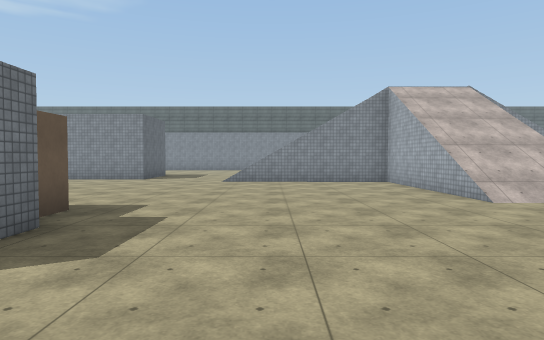
[1] (above)

24 first-person views from a walk through a 3-D level made in the Unity game engine. The camera is 1.5 m above the floor, tilts 2° down and sees 75° across. The floor is counted in squares, 1.99 m on a side. Each view is taken from the middle of a square. On the plan, view 1 faces up. The plan holds only what a view shows up to about 11 squares ahead; the rest is blank. The place goes on beyond the plan. The player character is not drawn. Surface patterns are stand-ins for the level's own textures.

[2]
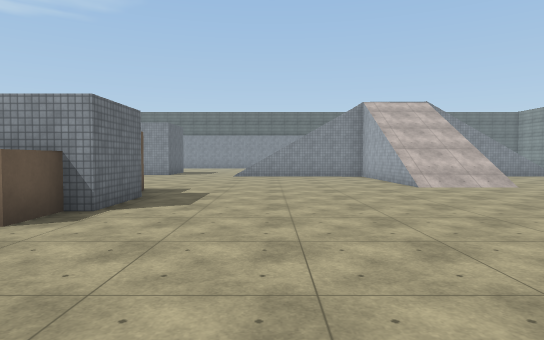

[3]
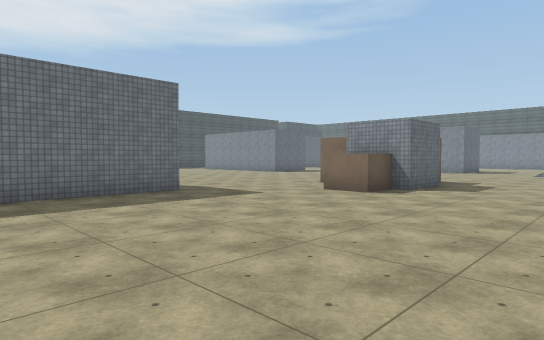

[4]
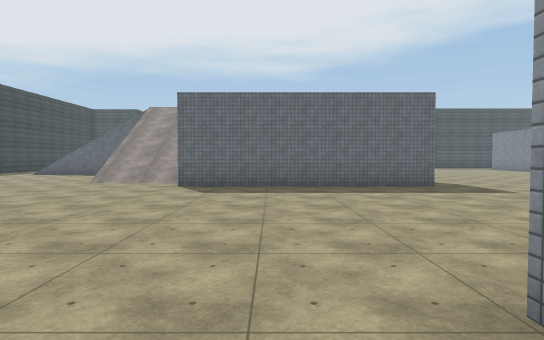

[5]
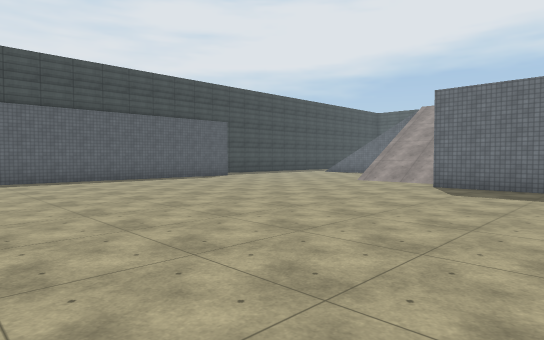

[6]
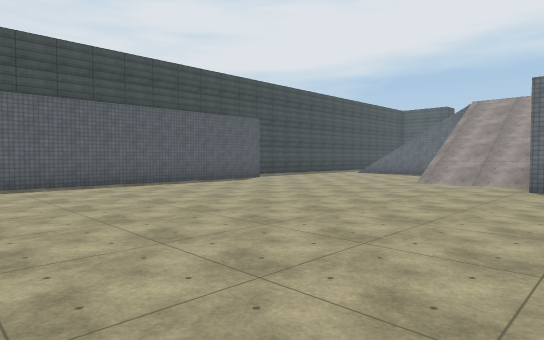

[7]
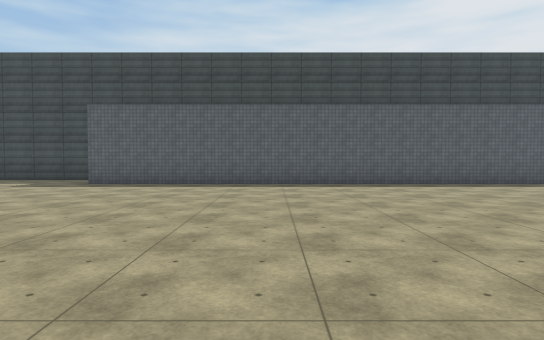

[8]
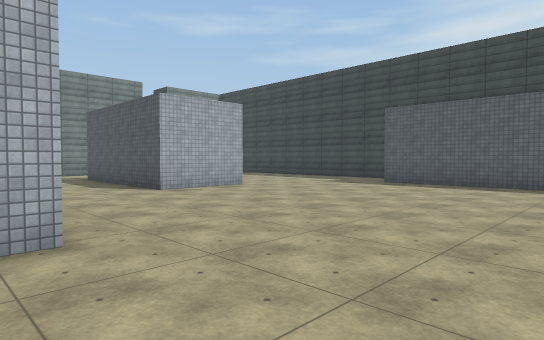

[9]
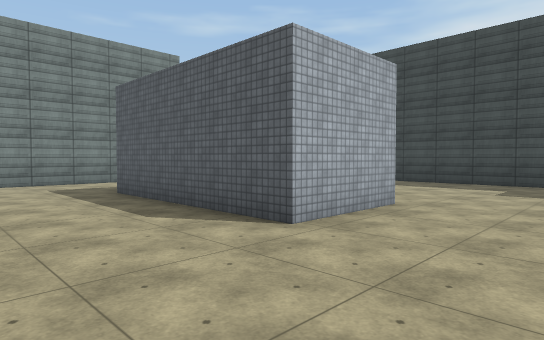

[10]
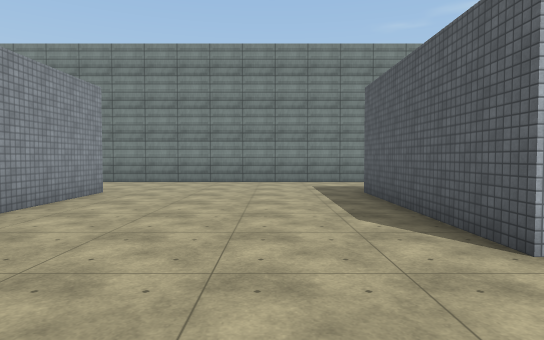

[11]
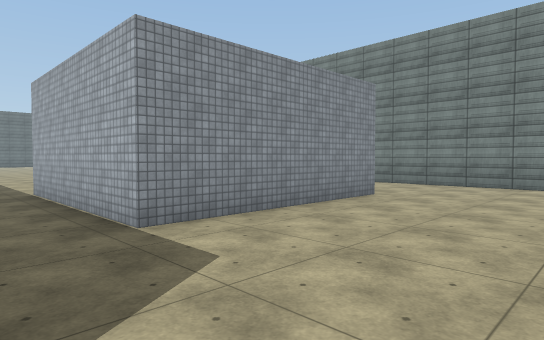

[12]
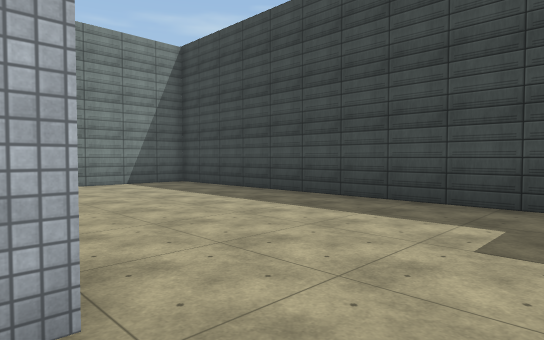

[13]
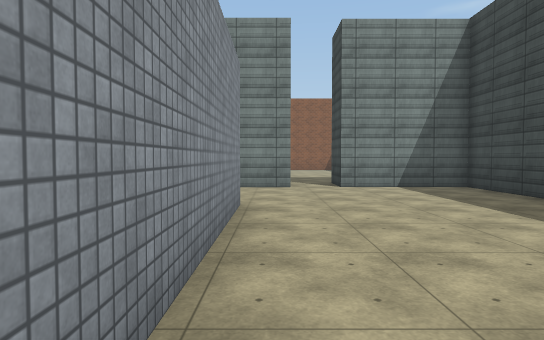

[14]
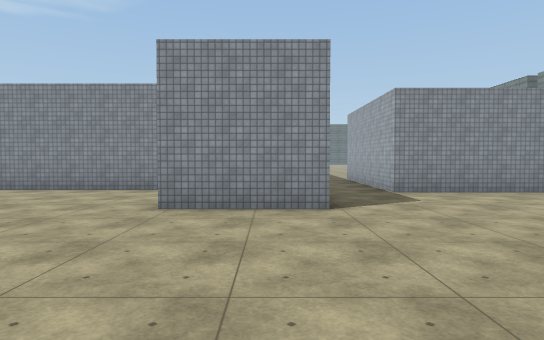

[15]
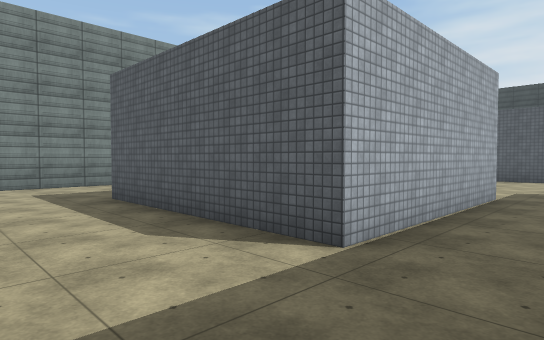

[16]
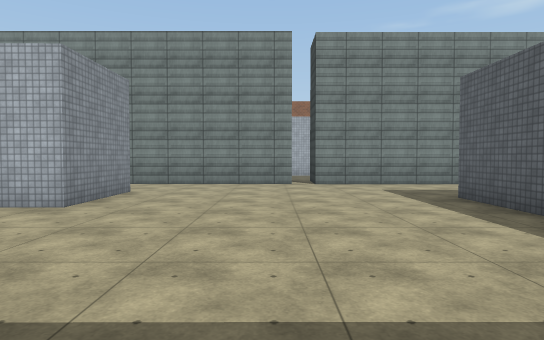

[17]
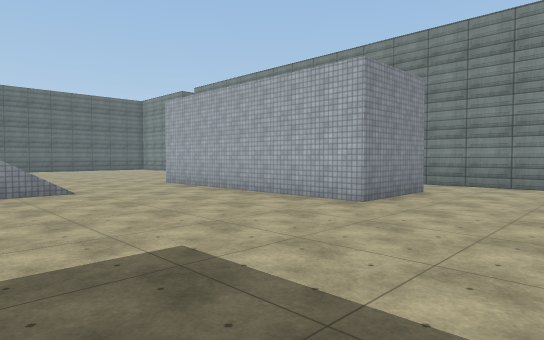

[18]
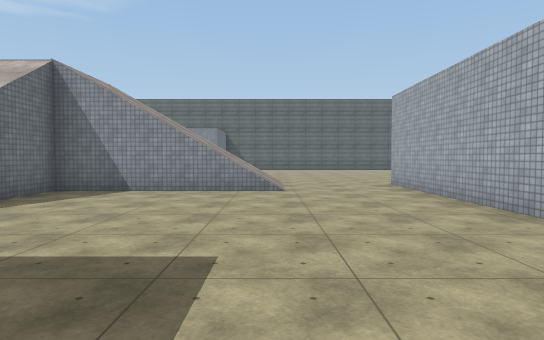

[19]
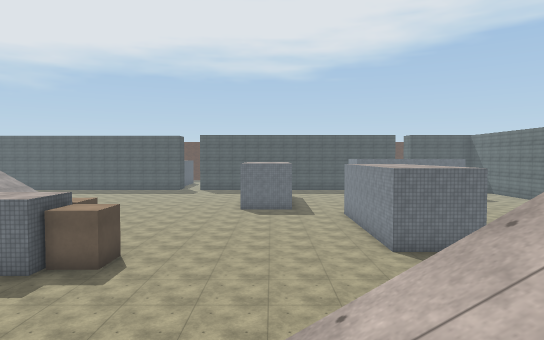

[20]
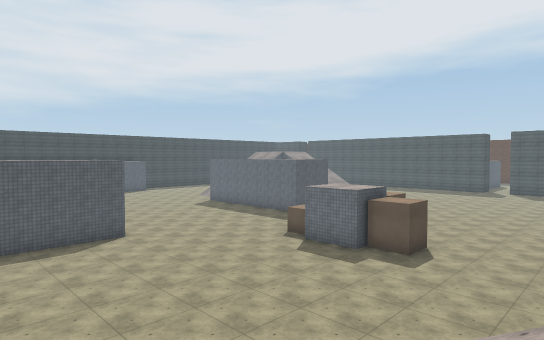

[21]
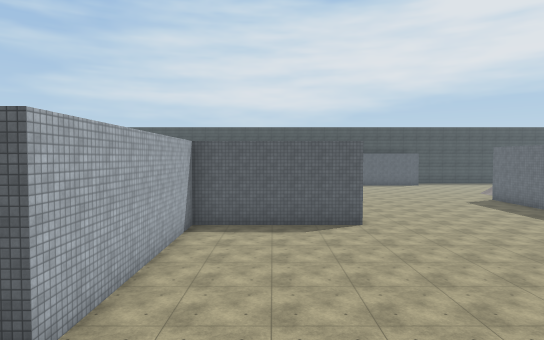

[22]
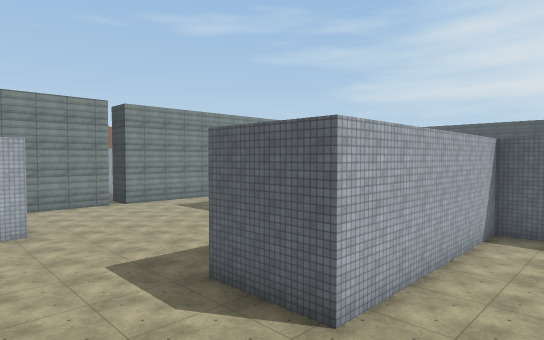

[23]
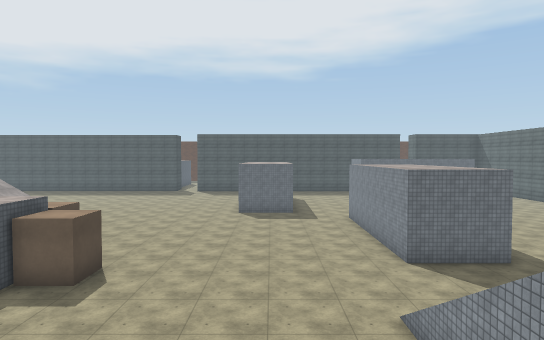

[24]
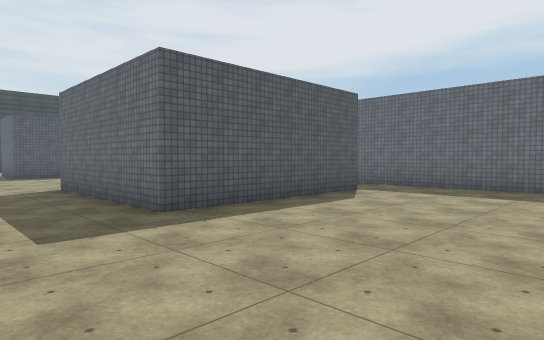

### Floor plan
Key: @ floor where view 1 was taken; # wall or solid block; . floor; / step, stairs or slope; O other object.
Columns run from 8 left of view 1 to 20 right of it. Each row starts with its distance up from view 1.
 14    #..             /...
 13  ###...       //////...
 12  ......       //////...#
 11  ......////#////////...#
 10  ...........///........#
  9  ...........///........#
  8  ...........///........#
  7  ...........///........## .#
  6  ...........///............#
  5  ...OO.....................#
  4  ...OO.........##..........#
  3    O #.........##..........#
  2   .. #.........##............
  1 ....OO.........##..........##
  0 ........@......##..........#
 -1 ...............##..#####...#
 -2  #.............##..#   #...#
 -3  #........######  .#   #...#
 -4  #........####    .#   #...#
 -5  #............   ..#####...#
 -6  #.............  ..........#
 -7  #.............##..........#
 -8  #.........................#
 -9 /..........................#
-10 /..........................#
-11 /..................#####...#
-12 ...................#####  .#
-13 ...................##### ..#
-14 .. ........................#
-15     .........................
-16     .......................##
-17    ##############..........#
-18                  ..........#
-19                  ###########

Where each view was taken, in squares from view 1:
view 1: 0 up, 0 right, facing up
view 2: 3 down, 0 right, facing up
view 3: 6 down, 1 right, facing up-left
view 4: 6 down, 3 right, facing left
view 5: 5 down, 3 right, facing down-left
view 6: 7 down, 3 right, facing down-left
view 7: 7 down, 3 right, facing down
view 8: 7 down, 3 right, facing down-right
view 9: 8 down, 8 right, facing down-right
view 10: 9 down, 8 right, facing right
view 11: 9 down, 9 right, facing up-right
view 12: 13 down, 9 right, facing down-right
view 13: 14 down, 10 right, facing right
view 14: 13 down, 8 right, facing up
view 15: 2 up, 9 right, facing down-right
view 16: 3 up, 9 right, facing right
view 17: 3 up, 9 right, facing up-right
view 18: 3 up, 11 right, facing up
view 19: 9 up, 5 right, facing left
view 20: 9 up, 6 right, facing down-left
view 21: 8 up, 4 right, facing down
view 22: 8 up, 4 right, facing down-right
view 23: 9 up, 4 right, facing left
view 24: 4 up, 18 right, facing down-left
